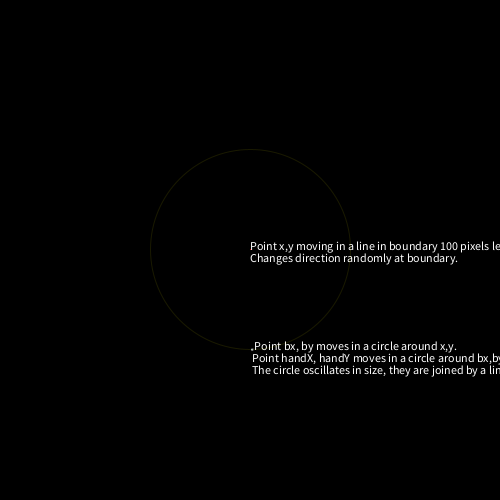
Frame 1 (no input)
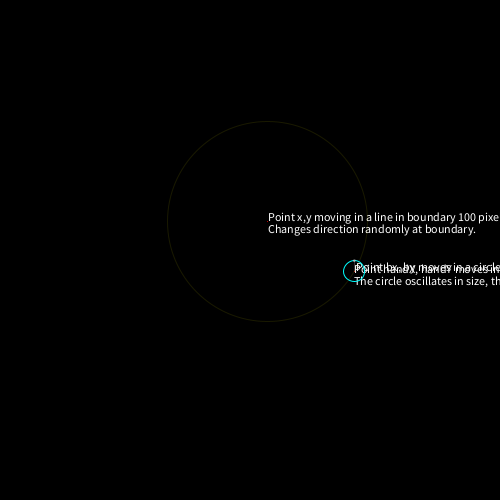
Frame 60 (the mouse pressed at the canvas centre just before this capture)
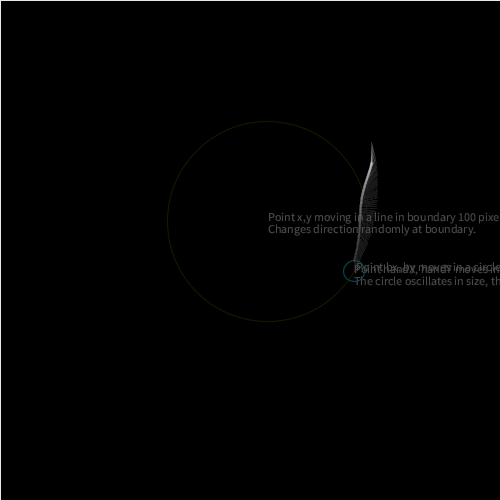
Frame 120 (the mouse held since frame 60 and released just before this capture)

The Processing sketch that drew these frames (run headless with seeded random() and noise(); from frame 60 on, the mouse is pressed at the canvas centre):

// Processing sketch: processing_152282
// ── processing_152282.pde

/*
 * Creative Coding
 * Week 3, 04 - spinning top: curved motion with sin() and cos()
 * by Indae Hwang and Jon McCormack
 * Copyright (c) 2014 Monash University
 *
 * This sketch is the first cut at translating the motion of a spinning top
 * to trace a drawing path. This sketch traces a path using sin() and cos()
 *
 */
 
float x, y;      // current drawing position
float dx, dy;    // change in position at each frame
float rad;       // radius for the moving hand
 
boolean showConstruct;
 
void setup() {
  size(500, 500);
 
  // initial position in the centre of the screen
  x = width/2;
  y = height/2;
 
  // dx and dy are the small change in position each frame
  dx = random(-1, 1);
  dy = random(-1, 1);
  background(0);
   
  // don't show construction at start
  showConstruct = true;
   
}
 
 
void draw() {
  // blend the old frames into the background
  //blendMode(BLEND);
  fill(0, 5);
  rect(0, 0, width, height);
  rad = radians(frameCount);
 
  // calculate new position
  x += dx;
  y += dy;
 
  float mmax = 1;
  float mmin = 0.5;
 
  //When the shape hits the edge of the window, it reverses its direction and changes velocity
  if (x > width-100 || x < 100) {
    dx = dx > 0 ? -random(mmin, mmax) : random(mmin, mmax);
  }
 
  if (y > height-100 || y < 100) {
    dy = dy > 0 ? -random(mmin, mmax) : random(mmin, mmax);
  }
   
  float bx = x + 100 * sin(rad);
  float by = y + 100 * cos(rad);
 
  float radius = 100 * sin(rad*0.1);
  float handX = bx + radius * sin(rad*3);
  float handY = by + radius * cos(rad*3);
 
  if (showConstruct) {
      background(0);
      stroke(255, 0, 0);
      point(x,y);
      fill(255);
      text( "Point x,y moving in a line in boundary 100 pixels less than size.", x,y);
      text( "Changes direction randomly at boundary.", x,y+12);
      noFill();
      point(bx,by);
      fill(255);
      text( " Point bx, by moves in a circle around x,y.", bx,by);
      noFill();
      stroke(255,255,0,25);
      ellipse(x,y,200,200);
      stroke(0,0,255);
      noFill();
      point(handX,handY);
      fill(255);
      text( "Point handX, handY moves in a circle around bx,by.", handX,handY+12);
      text( "The circle oscillates in size, they are joined by a line.", handX,handY+24);
      noFill();
      stroke(0,255,255);
      ellipse(bx,by, radius*2, radius*2);
      frameRate(20);
  }
  fill(180);
  stroke(255, 50);
  line(bx, by, handX, handY);
  ellipse(handX, handY, 2, 2);
}
 
void keyPressed() {
  if (key == 'h')
  showConstruct = !showConstruct;
}
 
void mousePressed() {
  showConstruct = !showConstruct;
}
